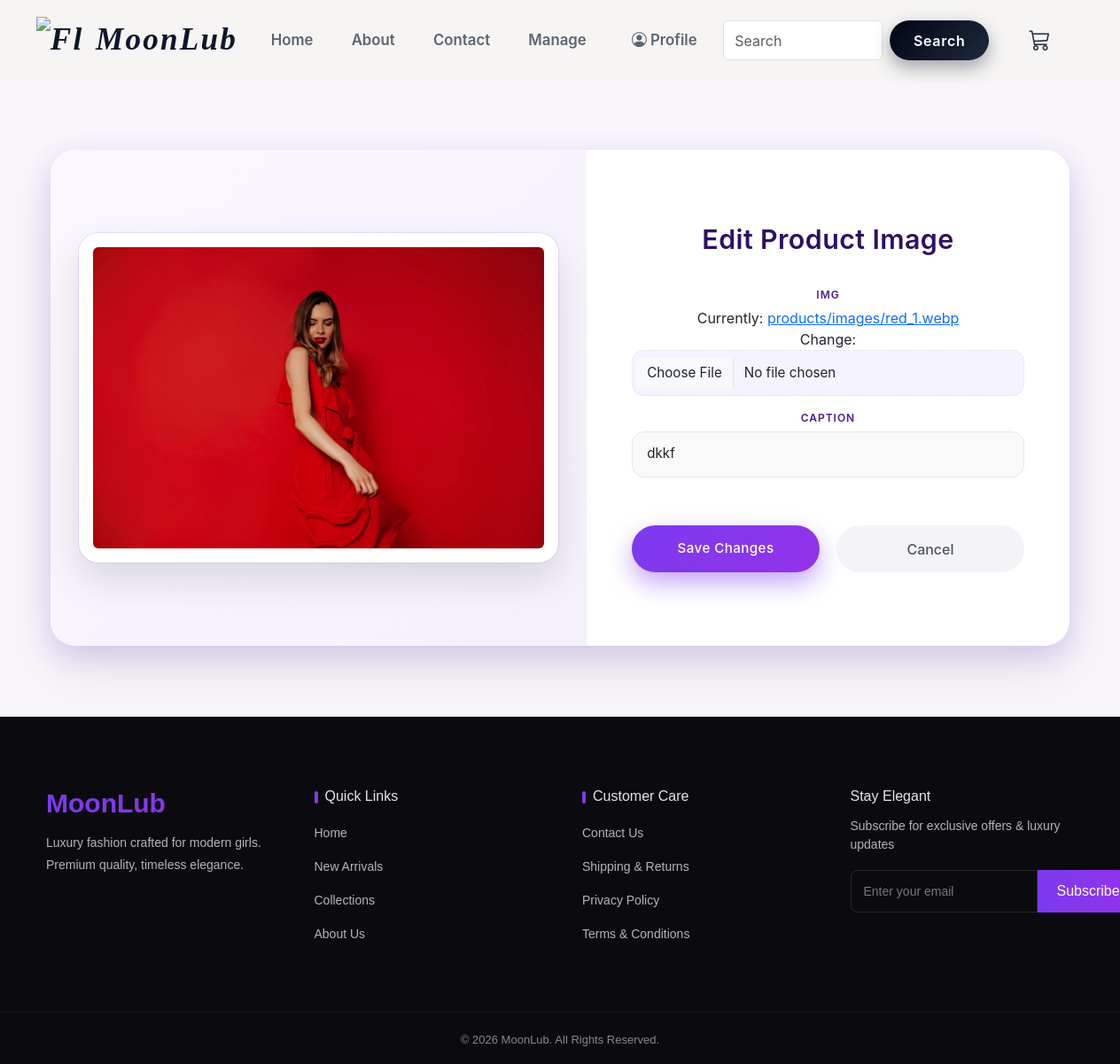
Page /products/image/edit/22 on the earlier database version.
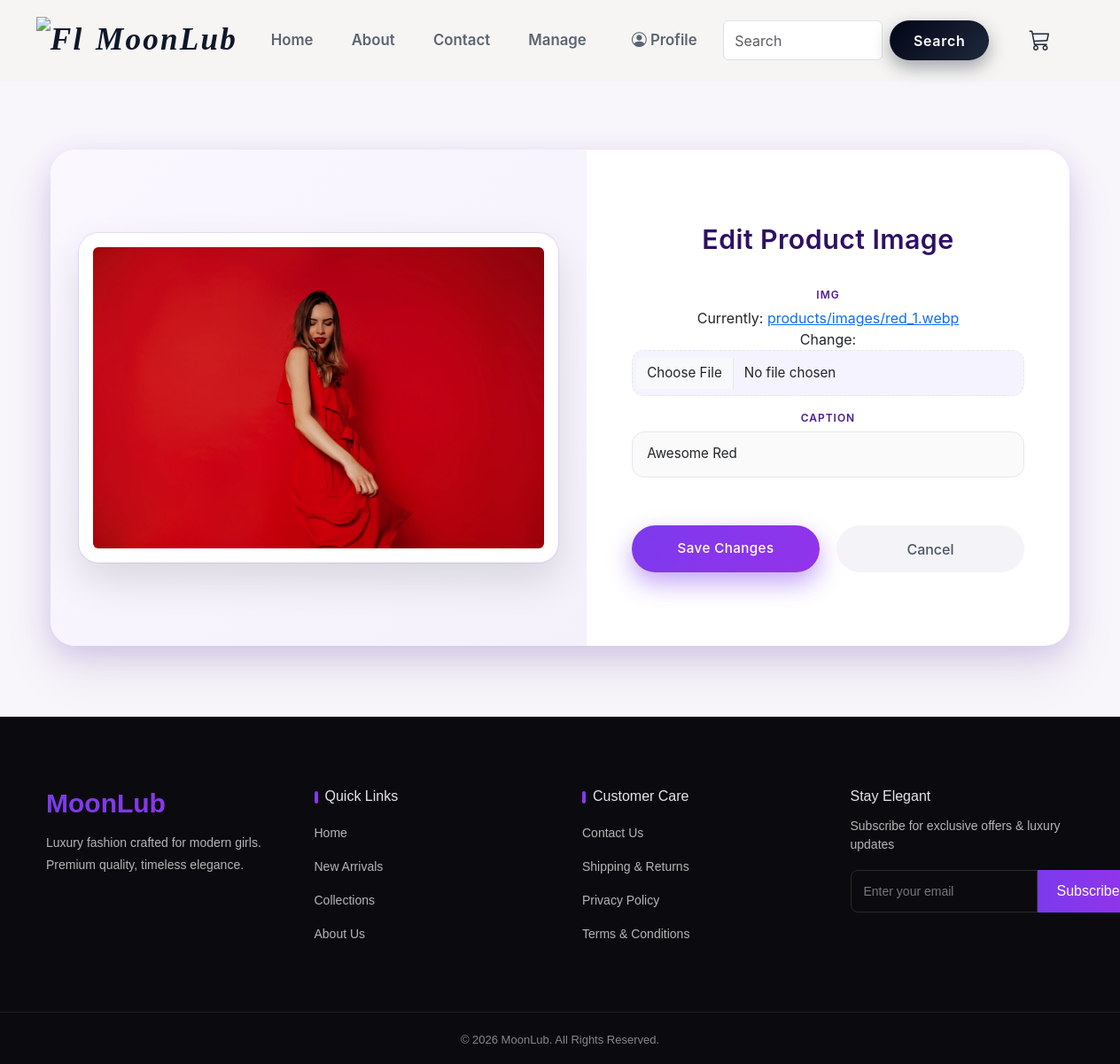
Same page on the later database version.
### products/models.py (models this page shows, shortened)
class ProductImage(models.Model):
    img = models.ImageField(upload_to = 'products/images')
    caption = models.CharField(max_length = 200, blank = True)
    product = models.ForeignKey(Product, on_delete=models.CASCADE, related_name = 'images')
    created_at = models.DateTimeField(auto_now_add = True)
    updated_at = models.DateTimeField(auto_now=True)

### products/views.py (the view, shortened to what this page needs)
# urls.py: path('image/edit/<int:pk>', EditProductImage.as_view(), name='edit_product_image'),
class EditProductImage(UpdateView):
    model = ProductImage
    template_name = 'products/image_edit.html'
    form_class = ProductImageForm
    context_object_name = 'image'
    def get_context_data(self, **kwargs):
        context = super().get_context_data(**kwargs)
        context['product'] = self.object.product
        return context

### products/forms.py
class ProductImageForm(forms.ModelForm):
    class Meta:
        model = ProductImage
        fields = ['img', 'caption']
        widgets = {
            'img': forms.ClearableFileInput(attrs={
                'class': 'form-control'
            }),
            'caption': forms.TextInput(attrs={
                'class': 'form-control',
                'placeholder': 'Optional caption'
            }),
        }

### templates/products/image_edit.html (shortened to what this page needs)
{% extends 'base/base.html' %}
{% block content %}
<section class="image-edit-section">
    <div class="image-edit-card">
        <div class="left-panel">
            <img src="{{image.img.url}}" class="w-100" alt="">
        </div>
        <div class="right-panel">
            <h3>Edit Product Image</h3>
            <form method="post" enctype="multipart/form-data">
            {% for field in form %}
            {% include 'base/includes/basic_form_field.html' %}
            {% endfor %}
                <div class="btn-group">
                    <button type="submit" class="save-btn">
                        Save Changes
                    </button>
                    <a href="{% url 'product_details' product.pk %}" class="cancel-btn">
                        Cancel
                    </a>
                </div>
            </form>
        </div>
    </div>
</section>
{% endblock %}

### templates/base/includes/basic_form_field.html (shortened to what this page needs)
<div class="mb-3">
    <label class="form-label">
        {{field.label}}
    </label>
    {{field}}
</div>

Differences in the rows shown:
changed ProductImage: caption "dkkf" → "Awesome Red"
